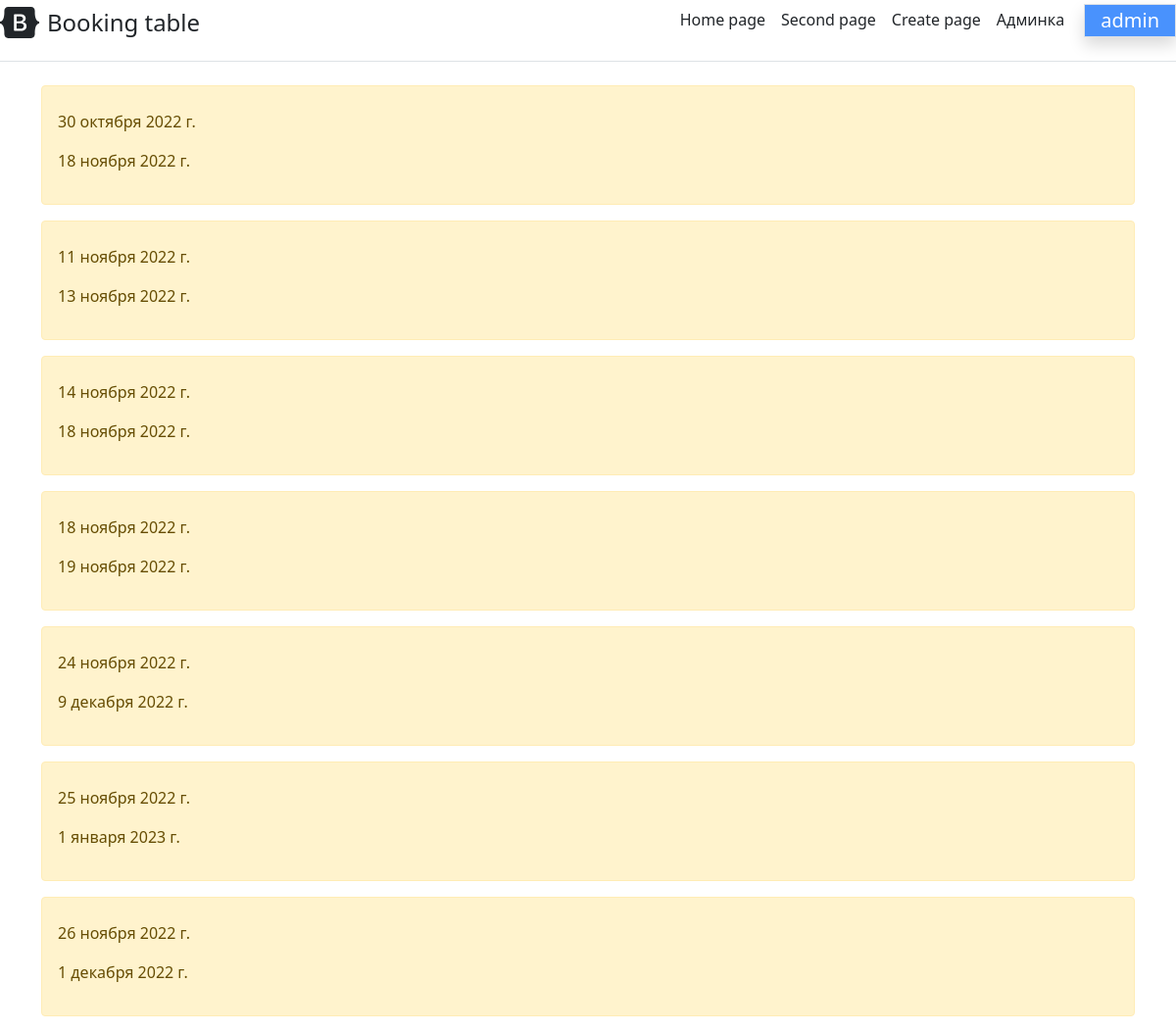
The app's page / (signed in) with its own data.
### main/models.py (models this page shows, shortened)
class Bookings(models.Model):
    id = models.IntegerField('id',primary_key=True)
    arrival = models.DateField('Заезд')
    departure = models.DateField('Выезд')
    first_name = models.CharField('Имя', default="", max_length=60)
    last_name = models.CharField('Фамилия', default="", max_length=60)
    property = models.ForeignKey('Properties', on_delete=models.PROTECT)
    adults = models.IntegerField('Кол-во взрослых')
    children = models.IntegerField('Кол-во детей')
    infants = models.IntegerField('Кол-во младенцев')
    pets = models.IntegerField('Кол-во питомцев')
    comment = models.TextField('Комментарий к бронированию', blank=True)
    class Meta:
        verbose_name = 'Бронирование'
        verbose_name_plural = 'Бронирования'

### main/views.py (the view)
# urls.py: path('', views.index, name='home'),
def index(request):
    bookings = Bookings.objects.order_by('arrival')
    return render(request, 'main/index.html', {'title': 'Главная',
                                               'bookings': bookings})

### main/templates/main/index.html (shortened to what this page needs)
{% extends 'main/base.html' %}
{% block content %}
    {% if bookings %}
        {% for el in bookings %}
            <div class="alert alert-warning mt-2">
                <p>{{ el.arrival }}</p>
                <p>{{ el.departure }}</p>
            </div>
        {% endfor %}
    {% else %}
        <p>Записей не найдено</p>
    {% endif %}
{% endblock %}

### main/templates/main/base.html (shortened to what this page needs)
{% load static %}
<!doctype html>
<html lang="en">
<head>
    <link rel="stylesheet" href="https://cdn.jsdelivr.net/npm/bootstrap@5.1.3/dist/css/bootstrap.min.css">
</head>
<body>
    <div class="d-flex flex-column flex-md-row align-items-center pb-3 mb-4 border-bottom">
      <a href="/" class="d-flex align-items-center text-dark text-decoration-none">
        <span class="fs-4">Booking table</span>
      </a>
      <nav class="d-inline-flex mt-2 mt-md-0 ms-md-auto">
        <a class="me-3 py-2 text-dark text-decoration-none" href="{% url 'home' %}">Home page</a>
        <a class="me-3 py-2 text-dark text-decoration-none" href="{% url 'secta' %}">Second page</a>
        <a class="me-3 py-2 text-dark text-decoration-none" href="{% url 'create' %}">Create page</a>
          {% if user.is_superuser %}
        <a class="me-3 py-2 text-dark text-decoration-none" href="/admin">Админка</a>
          {% endif %}
          {% if user.is_authenticated %}
        <span class="text-center shadow me-auto h5 fw-light bg-opacity-75 text-wrap bg-primary border py-1 mt-1 mx-1 text-white px-3 my-2">{{ user }}</span>
          {% endif %}
      </nav>
    </div>
<div class="container">{% block content %}{% endblock %}</div>
</body>
</html>

### records on screen
Bookings: arrival "30 октября 2022 г.", departure "18 ноября 2022 г."
Bookings: arrival "11 ноября 2022 г.", departure "13 ноября 2022 г."
Bookings: arrival "14 ноября 2022 г.", departure "18 ноября 2022 г."
Bookings: arrival "18 ноября 2022 г.", departure "19 ноября 2022 г."
Bookings: arrival "24 ноября 2022 г.", departure "9 декабря 2022 г."
Bookings: arrival "25 ноября 2022 г.", departure "1 января 2023 г."
Bookings: arrival "26 ноября 2022 г.", departure "1 декабря 2022 г."

### other values on screen
{{ user }} "admin"
